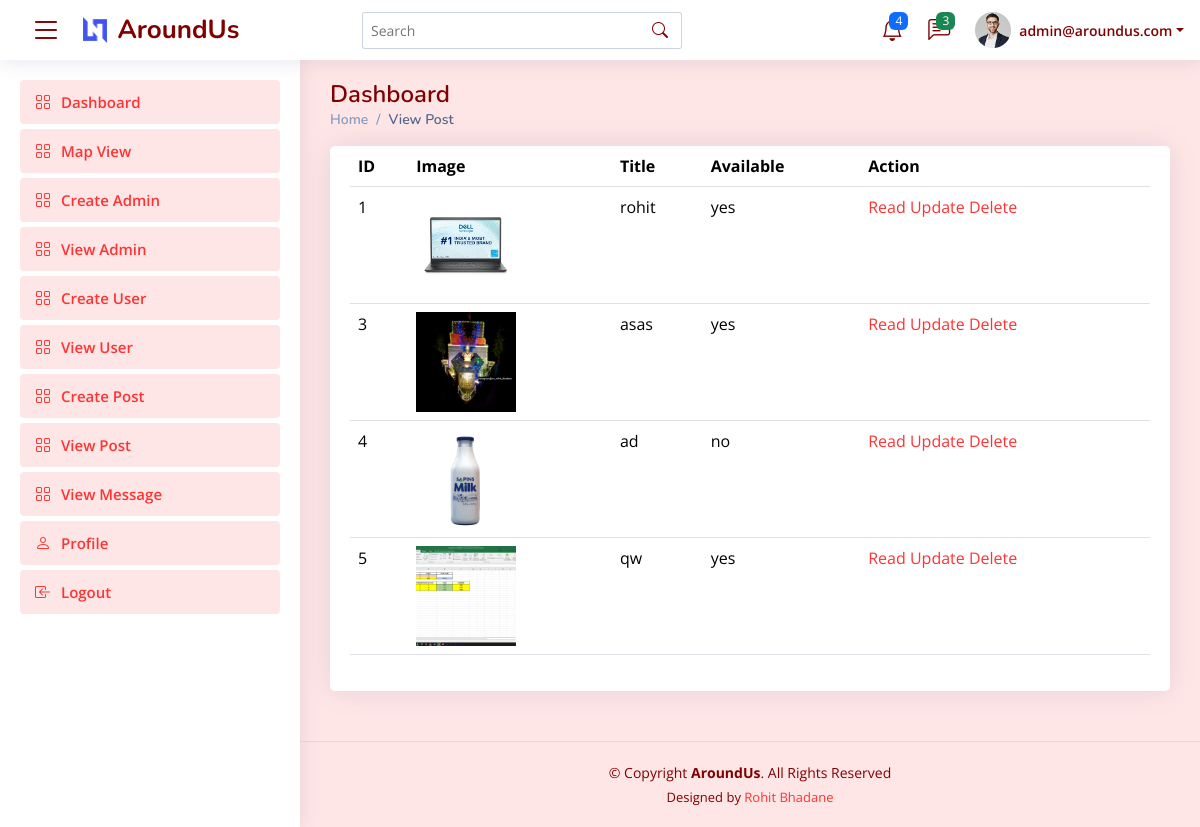
Screenshot of /aroundus/superadmin/viewpost.php (signed in) with the database file from the repository.
### tables this page shows
CREATE TABLE `post` (
  `id` int(50) NOT NULL,
  `ProfilePic` varchar(200) NOT NULL,
  `availability` varchar(50) NOT NULL,
  `emailid` varchar(50) NOT NULL,
  `title` varchar(50) NOT NULL,
  `description` varchar(500) NOT NULL,
  `type` varchar(50) NOT NULL,
  `country` varchar(50) NOT NULL,
  `state` varchar(50) NOT NULL,
  `city` varchar(50) NOT NULL,
  `address` varchar(500) NOT NULL,
  `maplink` varchar(500) NOT NULL,
  `pincode` varchar(50) NOT NULL,
  `price` varchar(50) NOT NULL,
  `personname` varchar(50) NOT NULL,
  `personnumber` varchar(50) NOT NULL,
  `personemailid` varchar(50) NOT NULL
);

### aroundus/superadmin/viewpost.php (the view, shortened to what this page needs)
<?php
if($_SESSION["emailid"]) {
?>
<!DOCTYPE html>
<html lang="en">
<head>
  <link href="assets/vendor/bootstrap/css/bootstrap.min.css" rel="stylesheet">
  <link href="assets/vendor/bootstrap-icons/bootstrap-icons.css" rel="stylesheet">
  <link href="assets/vendor/boxicons/css/boxicons.min.css" rel="stylesheet">
  <link href="assets/vendor/quill/quill.snow.css" rel="stylesheet">
  <link href="assets/vendor/quill/quill.bubble.css" rel="stylesheet">
  <link href="assets/vendor/remixicon/remixicon.css" rel="stylesheet">
  <link href="assets/vendor/simple-datatables/style.css" rel="stylesheet">
  <link href="assets/css/style.css" rel="stylesheet">
</head>
<body>
  <?php include 'header.php';?>
  <?php include 'sidebar.php';?>
  <main id="main" class="main">
    <div class="pagetitle">
      <h1>Dashboard</h1>
      <nav>
        <ol class="breadcrumb">
          <li class="breadcrumb-item"><a href="index.php">Home</a></li>
          <li class="breadcrumb-item active">View Post</li>
        </ol>
      </nav>
    </div>
    <section class="section dashboard">
      <?php
                    require_once "config.php";
                    $sql = "SELECT * FROM post";
                    if($result = mysqli_query($link, $sql)){
                        if(mysqli_num_rows($result) > 0){
                            echo "<div class='card'>";
                            echo "<div class='card-body'>";
                            echo '<table class="table table-hover datatable" id="myfrm">';
                                echo "<thead>";
                                    echo "<tr>";
                                        echo "<th scope='col'>ID</th>";
                                        echo "<th scope='col'>Image</th>";
                                        echo "<th scope='col'>Title</th>";
                                        echo "<th scope='col'>Available</th>";
                                        echo "<th scope='col'>Action</th>";
                                    echo "</tr>";
                                echo "</thead>";
                                echo "<tbody>";
                                while($row = mysqli_fetch_array($result)){
                                    echo "<tr>";
                                        echo "<td>" . $row['id'] . "</td>";
                                        echo "<td>";?><img style="object-fit: cover;"  src="../user/profilepics/<?php  echo $row['ProfilePic'];?>" width="100" height="100" > <?php echo "</td>";
                                        echo "<td>" . $row['title'] . "</td>";
                                        echo "<td>" . $row['availability'] . "</td>";
                                        echo "<td>";
                                            echo '<a href="readpost.php?id='. $row['id'] .'" class="mr-3" title="View Record" data-toggle="tooltip">Read </a>';
                                            echo '<a href="updatepost.php?id='. $row['id'] .'" class="mr-3" title="Update Record" data-toggle="tooltip">Update </a>';
                                            echo '<a href="deletepost.php?id='. $row['id'] .'" title="Delete Record" data-toggle="tooltip">Delete </a>';
                                        echo "</td>";
                                    echo "</tr>";
                                }
                                echo "</tbody>";
                            echo "</table>";
                            echo "</div>";
                            echo "</div>";
                        } else{
                            echo '<div class="alert alert-danger"><em>No records were found.</em></div>';
                        }
                    } else{
                        echo "Oops! Something went wrong. Please try again later.";
                    }
                    ?>
    </section>
  </main>
  <?php
    }else header( "refresh:0;url=error.php" );;
  ?>
  <?php include 'footer.php';?>
</body>
</html>

### aroundus/superadmin/assets/css/style.css (style rules this page uses)
:root { scroll-behavior: smooth; }
body { font-family: "Open Sans", sans-serif; background: #ffe6e6; color: #444444; }
a { color: #ff3333; text-decoration: none; }
h1, h2, h3, h4, h5, h6 { font-family: "Nunito", sans-serif; }
#main { margin-top: 60px; padding: 20px 30px; transition: all 0.3s; }
.pagetitle { margin-bottom: 10px; }
.pagetitle h1 { font-size: 24px; margin-bottom: 0; font-weight: 600; color: #800000; }
.card { margin-bottom: 30px; border: none; border-radius: 5px; box-shadow: 0px 0 30px rgba(1, 41, 112, 0.1); }
.card-body { padding: 0 20px 20px 20px; }
.breadcrumb { font-size: 14px; font-family: "Nunito", sans-serif; color: #899bbd; font-weight: 600; }
.breadcrumb a { color: #899bbd; transition: 0.3s; }
.breadcrumb .breadcrumb-item::before { color: #899bbd; }
.breadcrumb .active { color: #51678f; font-weight: 600; }
@media (min-width: 1200px) { #main, #footer { margin-left: 300px; } }

### rows the page displays
post: id "1", ProfilePic (picture), title "rohit", availability "yes"
post: id "3", ProfilePic (picture), title "asas", availability "yes"
post: id "4", ProfilePic (picture), title "ad", availability "no"
post: id "5", ProfilePic (picture), title "qw", availability "yes"

### other values shown
$emailid =  $_SESSION["emailid"] "admin@aroundus.com"
